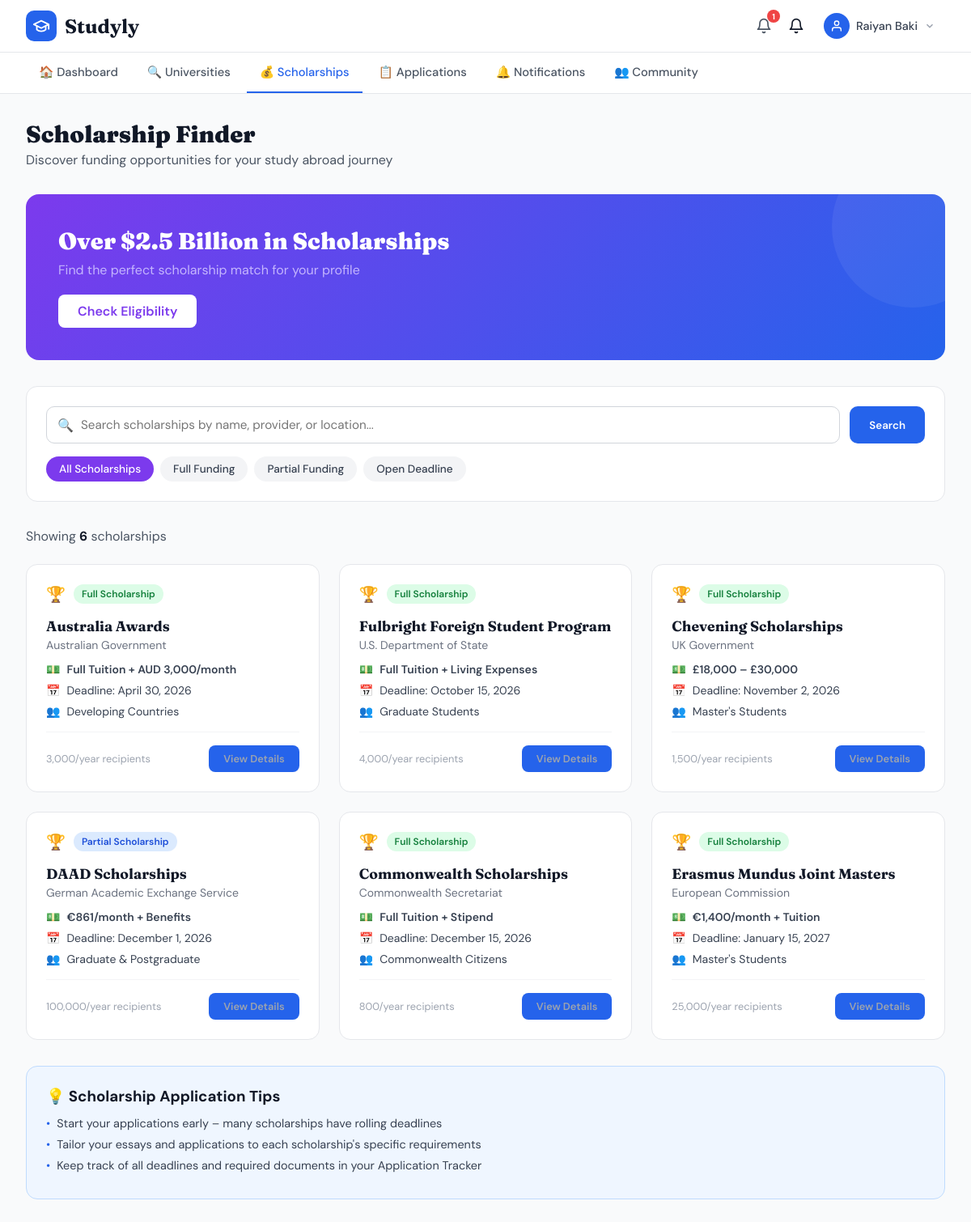
The page /scholarships/ (signed in) on the database as committed earlier.
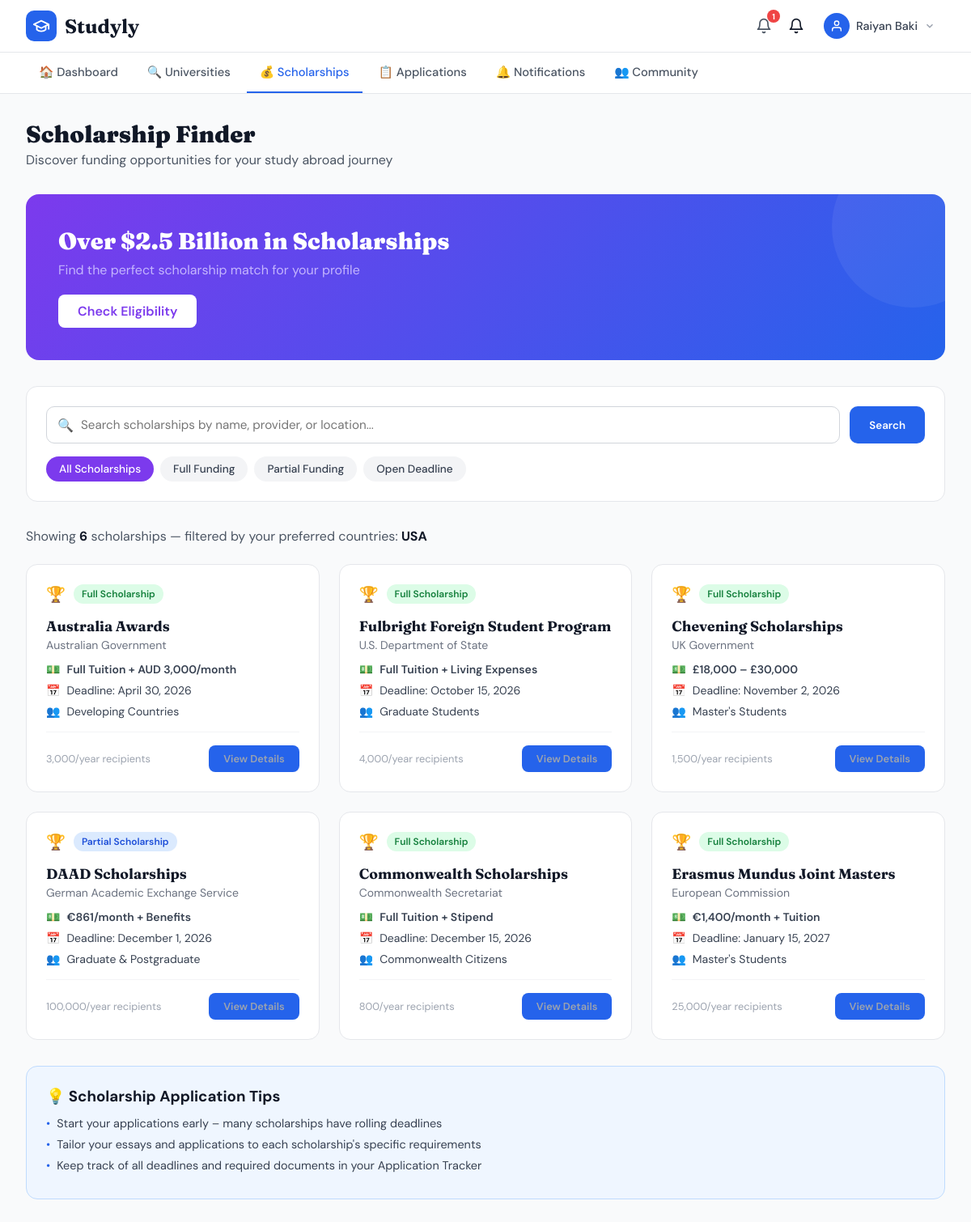
The same page on the database as committed later.
### users/models.py (models this page shows, shortened)
class Profile(models.Model):
    user = models.OneToOneField(
        User,
        on_delete=models.CASCADE,
        related_name='profile'
    )
    phone_number = models.CharField(max_length=20, blank=True, null=True)
    date_of_birth = models.DateField(blank=True, null=True)
    address = models.TextField(blank=True, null=True)
    profile_picture = models.ImageField(
        upload_to='profile_pics/', blank=True, null=True
    )
    GPA = models.FloatField(null=True, blank=True)
    degree_level = models.CharField(
        max_length=50,
        choices=[
            ('hsc', 'HSC'),
            ('bachelor', "Bachelor's"),
            ('master', "Master's"),
            ('phd', 'PhD'),
        ],
        blank=True,
        null=True
    )
    english_proficiency = models.CharField(
        max_length=50,
        choices=[
            ('ielts', 'IELTS'),
            ('toefl', 'TOEFL'),
            ('none', 'None'),
        ],
        blank=True,
        null=True
    )
    english_score = models.FloatField(null=True, blank=True)
    work_experience_years = models.IntegerField(default=0)
    preferred_countries = models.CharField(max_length=255, blank=True, null=True)
    budget = models.DecimalField(
        max_digits=10, decimal_places=2, null=True, blank=True
    )
    specialization = models.CharField(max_length=255, blank=True, null=True)
    assigned_consultant = models.ForeignKey(
        'users.User',
        on_delete=models.SET_NULL,
        null=True, blank=True,
        related_name='assigned_students',
        limit_choices_to={'role': 'consultant'},
    )
    created_at = models.DateTimeField(auto_now_add=True)
    updated_at = models.DateTimeField(auto_now=True)
    def preferred_countries_list(self):
        if self.preferred_countries:
            return [c.strip() for c in self.preferred_countries.split(',')]
        return []

### scholarships/views.py (the view)
# urls.py: path('',          views.scholarship_list,   name='list'),
@login_required
def scholarship_list(request):
    scholarships = Scholarship.objects.all()
    query = request.GET.get('q', '')
    if query:
        scholarships = scholarships.filter(
            Q(title__icontains=query) |
            Q(provider__icontains=query) |
            Q(description__icontains=query)
        )
    funding_filter = request.GET.get('funding', '')
    if funding_filter == 'full':
        scholarships = scholarships.filter(funding_type='full')
    elif funding_filter == 'partial':
        scholarships = scholarships.filter(funding_type='partial')
    elif funding_filter == 'open':
        scholarships = scholarships.filter(deadline__gte=timezone.now().date())
    preferred = []
    try:
        profile = request.user.profile
        preferred = profile.preferred_countries_list()  # returns a list
    except Exception:
        pass
    matched = []
    others = []
    if preferred:
        for s in scholarships:
            country = s.university.country if s.university else None
            country_match = country and any(
                p.lower() in country.lower() or country.lower() in p.lower()
                for p in preferred
            )
            text_match = not country_match and any(
                p.lower() in s.title.lower() or p.lower() in s.provider.lower()
                for p in preferred
            )
            if country_match or text_match:
                matched.append(s)
            else:
                others.append(s)
    else:
        others = list(scholarships)
    total = len(matched) + len(others)
    return render(request, 'scholarships/scholarships.html', {
        'matched':           matched,
        'others':            others,
        'scholarships':      matched + others,  # kept for total count
        'total':             total,
        'query':             query,
        'funding_filter':    funding_filter,
        'has_preferred':     bool(preferred),
        'preferred_countries': ', '.join(preferred),
    })

### scholarships/models.py (called while the page is built)
    def is_full_funding(self):
        return self.funding_type == 'full'

### users/context_processors.py (called while the page is built)
def unread_notifications(request):
    if request.user.is_authenticated:
        from notifications.models import Notification
        count = Notification.objects.filter(user=request.user, is_read=False).count()
        return {'unread_notif_count': count}
    return {'unread_notif_count': 0}

### templates/scholarships/scholarships.html (shortened to what this page needs)
{% extends "base.html" %}
{% block nav_scholarships %}active{% endblock %}
{% block content %}
<main>
  <h1 class="page-title">Scholarship Finder</h1>
  <p class="page-subtitle">Discover funding opportunities for your study abroad journey</p>
  <div class="hero-banner">
    <h2>Over $2.5 Billion in Scholarships</h2>
    <p>Find the perfect scholarship match for your profile</p>
    <a href="{% url 'eligibility:check' %}">Check Eligibility</a>
  </div>
  <div class="search-card">
    <form method="get" action="{% url 'scholarships:list' %}">
      <div class="search-row">
        <div class="search-input-wrap">
          <span class="search-icon">🔍</span>
          <input type="text" name="q" value="{{ query }}" placeholder="Search scholarships by name, provider, or location...">
        </div>
        <button type="submit" class="search-btn">Search</button>
      </div>
      <div class="pills">
        <a href="{% url 'scholarships:list' %}{% if query %}?q={{ query }}{% endif %}"
           class="pill {% if not funding_filter %}active{% endif %}">All Scholarships</a>
        <a href="?funding=full{% if query %}&q={{ query }}{% endif %}"
           class="pill {% if funding_filter == 'full' %}active{% endif %}">Full Funding</a>
        <a href="?funding=partial{% if query %}&q={{ query }}{% endif %}"
           class="pill {% if funding_filter == 'partial' %}active{% endif %}">Partial Funding</a>
        <a href="?funding=open{% if query %}&q={{ query }}{% endif %}"
           class="pill {% if funding_filter == 'open' %}active{% endif %}">Open Deadline</a>
      </div>
    </form>
  </div>
  <p class="results-count">Showing <strong>{{ total }}</strong> scholarship{{ total|pluralize }}
    {% if has_preferred %} — filtered by your preferred countries: <strong>{{ preferred_countries }}</strong>{% endif %}
  </p>
  {% if others %}
    <div class="schol-grid">
      {% for s in others %}
        <a href="{% url 'scholarships:detail' s.pk %}" class="schol-card">
          <div class="schol-top">
            <span style="font-size:1.2rem;">🏆</span>
            {% if s.is_full_funding %}
              <span class="badge badge-full">Full Scholarship</span>
            {% else %}
              <span class="badge badge-partial">Partial Scholarship</span>
            {% endif %}
          </div>
          <div class="schol-name">{{ s.title }}</div>
          <div class="schol-provider">{{ s.provider }}</div>
          <div class="schol-details">
            {% if s.amount_display %}
              <div class="schol-detail">💵 <span class="amount">{{ s.amount_display }}</span></div>
            {% endif %}
            <div class="schol-detail">📅 <span>Deadline: {{ s.deadline|date:"F j, Y" }}</span></div>
            {% if s.target_group %}
              <div class="schol-detail">👥 <span>{{ s.target_group }}</span></div>
            {% endif %}
          </div>
          <div class="schol-footer">
            <span>{% if s.recipients_per_year %}{{ s.recipients_per_year }}/year recipients{% endif %}</span>
            <span class="check-btn">View Details</span>
          </div>
        </a>
      {% endfor %}
    </div>
  {% endif %}
  <div class="tips-box">
    <h3>💡 Scholarship Application Tips</h3>
    <div class="tip-item"><span class="tip-dot">•</span><span>Start your applications early – many scholarships have rolling deadlines</span></div>
    <div class="tip-item"><span class="tip-dot">•</span><span>Tailor your essays and applications to each scholarship's specific requirements</span></div>
    <div class="tip-item"><span class="tip-dot">•</span><span>Keep track of all deadlines and required documents in your Application Tracker</span></div>
  </div>
</main>
{% endblock %}

Rows that differ between the two databases and show on the page:
now on this page (row edited): Profile: preferred_countries "USA"
Other text that changed with them:
text now shown: "— filtered by your preferred countries:"
